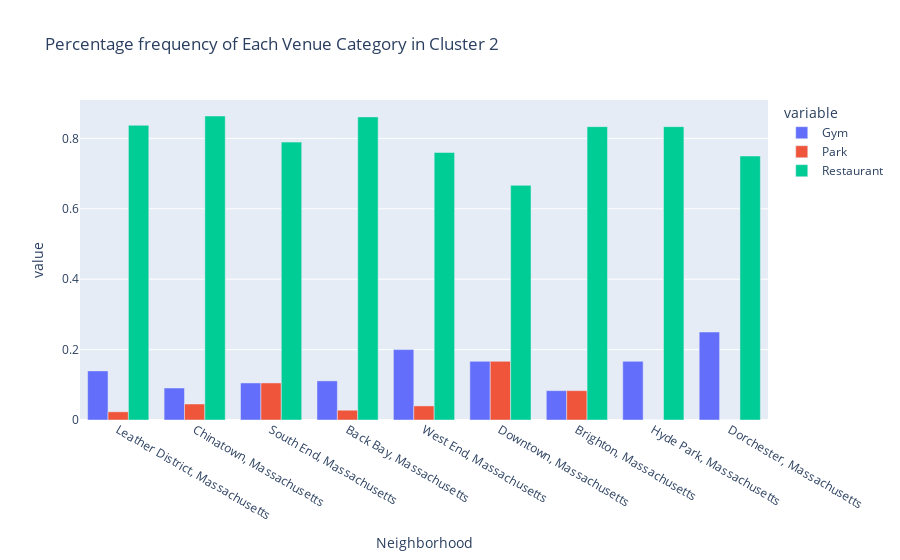

Here is the notebook cell this chart was saved with:
### Markdown cell above
CLUSTER 2:

### Code cell
#Cluster 2
#create dataframe for graphing
cluster2_df = pd.DataFrame(columns = ['Neighborhood','Gym', 'Park', 'Restaurant'])
cluster2_df['Gym'] = Cluster2['Gym']
cluster2_df['Park'] = Cluster2['Park']
cluster2_df['Restaurant'] = Cluster2['Restaurant']
cluster2_df['Neighborhood'] = Cluster2['Address']


#make graph
fig2 = px.bar(cluster2_df, x = "Neighborhood", y = ['Gym', 'Park', 'Restaurant'], barmode= 'group', title = 'Percentage frequency of Each Venue Category in Cluster 2')
fig2.show()

### Figure 1 — Plotly figure (JSON) as saved in the notebook; plotly's stock layout.template omitted (floating-point values rounded to 4 significant figures)
{"data": [{"alignmentgroup": "True", "hovertemplate": "variable=Gym<br>Neighborhood=%{x}<br>value=%{y}<extra></extra>", "legendgroup": "Gym", "marker": {"color": "#636efa"}, "name": "Gym", "offsetgroup": "Gym", "orientation": "v", "showlegend": true, "textposition": "auto", "type": "bar", "x": ["Leather District, Massachusetts", "Chinatown, Massachusetts", "South End, Massachusetts", "Back Bay, Massachusetts", "West End, Massachusetts", "Downtown, Massachusetts", "Brighton, Massachusetts", "Hyde Park, Massachusetts", "Dorchester, Massachusetts"], "xaxis": "x", "y": [0.1395, 0.09091, 0.1053, 0.1111, 0.2, 0.1667, 0.08333, 0.1667, 0.25], "yaxis": "y"}, {"alignmentgroup": "True", "hovertemplate": "variable=Park<br>Neighborhood=%{x}<br>value=%{y}<extra></extra>", "legendgroup": "Park", "marker": {"color": "#EF553B"}, "name": "Park", "offsetgroup": "Park", "orientation": "v", "showlegend": true, "textposition": "auto", "type": "bar", "x": ["Leather District, Massachusetts", "Chinatown, Massachusetts", "South End, Massachusetts", "Back Bay, Massachusetts", "West End, Massachusetts", "Downtown, Massachusetts", "Brighton, Massachusetts", "Hyde Park, Massachusetts", "Dorchester, Massachusetts"], "xaxis": "x", "y": [0.02326, 0.04545, 0.1053, 0.02778, 0.04, 0.1667, 0.08333, 0, 0], "yaxis": "y"}, {"alignmentgroup": "True", "hovertemplate": "variable=Restaurant<br>Neighborhood=%{x}<br>value=%{y}<extra></extra>", "legendgroup": "Restaurant", "marker": {"color": "#00cc96"}, "name": "Restaurant", "offsetgroup": "Restaurant", "orientation": "v", "showlegend": true, "textposition": "auto", "type": "bar", "x": ["Leather District, Massachusetts", "Chinatown, Massachusetts", "South End, Massachusetts", "Back Bay, Massachusetts", "West End, Massachusetts", "Downtown, Massachusetts", "Brighton, Massachusetts", "Hyde Park, Massachusetts", "Dorchester, Massachusetts"], "xaxis": "x", "y": [0.8372, 0.8636, 0.7895, 0.8611, 0.76, 0.6667, 0.8333, 0.8333, 0.75], "yaxis": "y"}], "layout": {"barmode": "group", "legend": {"title": {"text": "variable"}, "tracegroupgap": 0}, "title": {"text": "Percentage frequency of Each Venue Category in Cluster 2"}, "xaxis": {"anchor": "y", "domain": [0, 1], "title": {"text": "Neighborhood"}}, "yaxis": {"anchor": "x", "domain": [0, 1], "title": {"text": "value"}}}}
